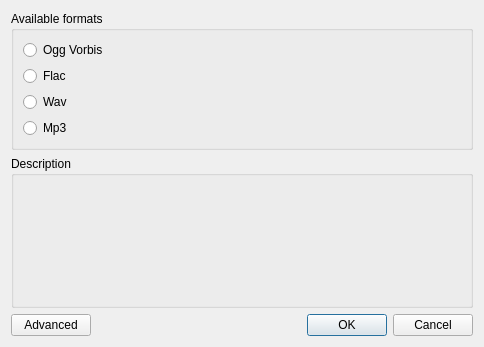
<?xml version="1.0" encoding="UTF-8"?>
<ui version="4.0">
 <class>FormatSelectionDialog</class>
 <widget class="QDialog" name="FormatSelectionDialog">
  <property name="geometry">
   <rect>
    <x>0</x>
    <y>0</y>
    <width>484</width>
    <height>347</height>
   </rect>
  </property>
  <property name="windowTitle">
   <string>Amarok</string>
  </property>
  <layout class="QGridLayout" name="gridLayout_2">
   <item row="0" column="0" colspan="2">
    <widget class="QGroupBox" name="groupBox">
     <property name="sizePolicy">
      <sizepolicy hsizetype="Preferred" vsizetype="Maximum">
       <horstretch>0</horstretch>
       <verstretch>0</verstretch>
      </sizepolicy>
     </property>
     <property name="title">
      <string>Available formats</string>
     </property>
     <layout class="QGridLayout" name="gridLayout">
      <item row="0" column="0">
       <widget class="QRadioButton" name="oggButton">
        <property name="text">
         <string>Ogg Vorbis</string>
        </property>
       </widget>
      </item>
      <item row="1" column="0">
       <widget class="QRadioButton" name="flacButton">
        <property name="text">
         <string>Flac</string>
        </property>
       </widget>
      </item>
      <item row="2" column="0">
       <widget class="QRadioButton" name="wavButton">
        <property name="text">
         <string>Wav</string>
        </property>
       </widget>
      </item>
      <item row="3" column="0">
       <widget class="QRadioButton" name="mp3Button">
        <property name="text">
         <string>Mp3</string>
        </property>
       </widget>
      </item>
     </layout>
    </widget>
   </item>
   <item row="1" column="0" colspan="2">
    <widget class="QGroupBox" name="groupBox_2">
     <property name="title">
      <string>Description</string>
     </property>
     <layout class="QGridLayout" name="gridLayout_3">
      <item row="0" column="0">
       <widget class="QLabel" name="descriptionLabel">
        <property name="text">
         <string/>
        </property>
        <property name="wordWrap">
         <bool>true</bool>
        </property>
       </widget>
      </item>
     </layout>
    </widget>
   </item>
   <item row="2" column="0">
    <widget class="QPushButton" name="advancedButton">
     <property name="text">
      <string>Advanced</string>
     </property>
    </widget>
   </item>
   <item row="2" column="1">
    <widget class="QDialogButtonBox" name="buttonBox">
     <property name="orientation">
      <enum>Qt::Horizontal</enum>
     </property>
     <property name="standardButtons">
      <set>QDialogButtonBox::Cancel|QDialogButtonBox::Ok</set>
     </property>
    </widget>
   </item>
  </layout>
 </widget>
 <resources/>
 <connections>
  <connection>
   <sender>buttonBox</sender>
   <signal>accepted()</signal>
   <receiver>FormatSelectionDialog</receiver>
   <slot>accept()</slot>
   <hints>
    <hint type="sourcelabel">
     <x>222</x>
     <y>275</y>
    </hint>
    <hint type="destinationlabel">
     <x>157</x>
     <y>274</y>
    </hint>
   </hints>
  </connection>
  <connection>
   <sender>buttonBox</sender>
   <signal>rejected()</signal>
   <receiver>FormatSelectionDialog</receiver>
   <slot>reject()</slot>
   <hints>
    <hint type="sourcelabel">
     <x>290</x>
     <y>281</y>
    </hint>
    <hint type="destinationlabel">
     <x>286</x>
     <y>274</y>
    </hint>
   </hints>
  </connection>
 </connections>
</ui>
